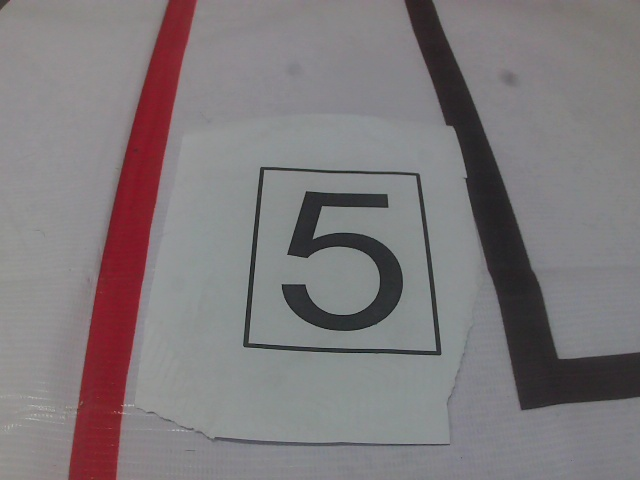
#> input picture raspberrypi_dev/img_detect/Test/captured_image_dir/img_0.jpg, 640 x 480 px, given in place of the camera
$ python cam_detect.py
#> lines starting #> are read from the running program, lines starting #| are printed output that depends on the picture; after the words box and inside, x2 and y2 are one past the last pixel; in counts of white or black regions, pixels touching at a corner belong together
import cv2
import numpy as np
import time


# 初始化视频捕获对象
cap = cv2.VideoCapture(0)

while True:
    # 逐帧读取视频
    start_time = time.time()
    ret, frame = cap.read()
#> frame is the input picture: shape (480, 640, 3); mean B, G, R 123.3, 121.1, 127
    if not ret:
        break

    # 转换为灰度图像
    gray = cv2.cvtColor(frame, cv2.COLOR_BGR2GRAY)
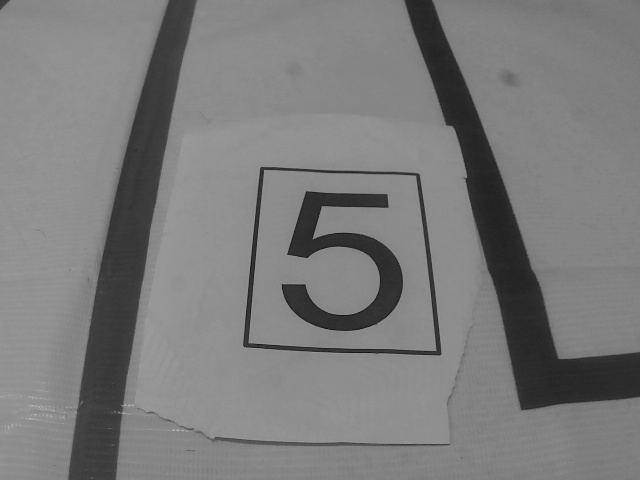
#> gray: shape (480, 640); min 17, max 185, mean 123.1
    # 应用高斯模糊
    blurred = cv2.GaussianBlur(gray, (5, 5), 0)
    # Canny 边缘检测
    edged = cv2.Canny(blurred, 30, 150)
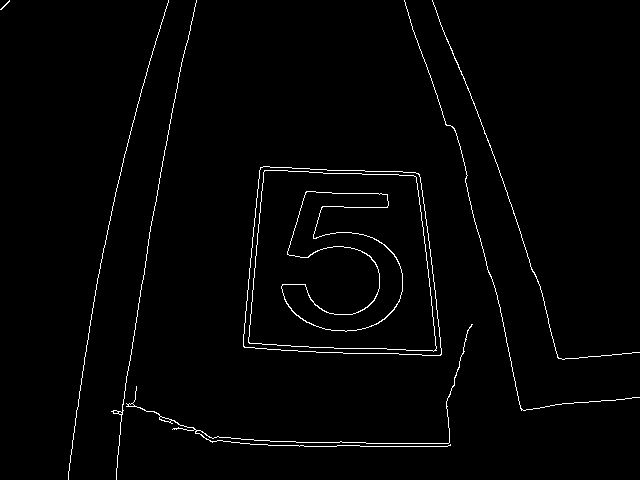
#> edged: shape (480, 640); 1.7% white in thin lines or dots

    # 轮廓检测
    contours, _ = cv2.findContours(edged, cv2.RETR_EXTERNAL, cv2.CHAIN_APPROX_SIMPLE)
#> contours = 7 contours, 3 with area under 20; largest, box (x1, y1, x2, y2) and area: (243, 166, 442, 356) 32849, (126, 324, 473, 447) 96, (111, 0, 197, 480) 28, (432, 0, 640, 360) 26
    sorted_contours = sorted(contours, key=cv2.contourArea, reverse=True)[:5]
#> sorted_contours = 5 contours, 1 with area under 20; largest, box (x1, y1, x2, y2) and area: (243, 166, 442, 356) 32849, (126, 324, 473, 447) 96, (111, 0, 197, 480) 28, (432, 0, 640, 360) 26

    i = 0
    screenCnt = []  # 在循环开始前初始化screenCnt
    for c in sorted_contours:
        # 计算轮廓周长
        peri = cv2.arcLength(c, True)
        # 近似轮廓  0.02*peri为近似精度
        approx = cv2.approxPolyDP(c, 0.02*peri, True)

        # 如果近似轮廓有四个顶点，则认为找到了数字边缘
        if len(approx) == 4:
            screenCnt.append(approx)
            i += 1
            if i == 2:
                break
#> this loop made 4 passes
#> (peri, approx, i) on passes 1, 4: (740, [[260, 167], [243, 346], [440, 355], [419, 174]], 1), (988.4, [[432, 0], [557, 357], [639, 352], [557, 356]], 2)
#> peri on pass 2: 1586.1
#> after the loop, i = 2; screenCnt = 2 contours; box (x1, y1, x2, y2) and area: (243, 167, 441, 356) 32024, (432, 0, 640, 358) 104

    # 在尝试展示轮廓之前检查screenCnt是否已定义
    if screenCnt != []:
        cv2.drawContours(frame, screenCnt, -1, (255, 255, 0), 2)
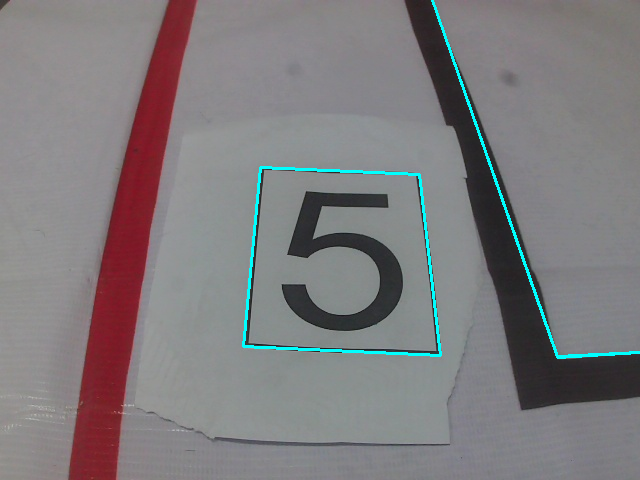
#> frame: shape (480, 640, 3); 1.16% of pixels changed, all inside (x1, y1, x2, y2) = (242, 0, 640, 359)
        if len(screenCnt) == 2:
            print(f"坐标位置1:{screenCnt[0]}")
#| 坐标位置1:[[[260 167]]
#|  [[243 346]]
#|  [[440 355]]
#|  [[419 174]]]
            print(f"坐标位置2:{screenCnt[1]}")
#| 坐标位置2:[[[432   0]]
#|  [[557 357]]
#|  [[639 352]]
#|  [[557 356]]]
    else:
        print("没有找到满足条件的轮廓")

    # 展示轮廓检测结果
    cv2.imshow("Contours", frame)
    end_time = time.time()
    print(f"Time: {1000*(end_time - start_time)} ms")
    # 按 'q' 键退出循环
    if cv2.waitKey(1) & 0xFF == ord('q'):
#> (key q is pressed here)
        break

$ run again, on raspberrypi_dev/img_detect/Test/captured_image_dir/img_10.jpg
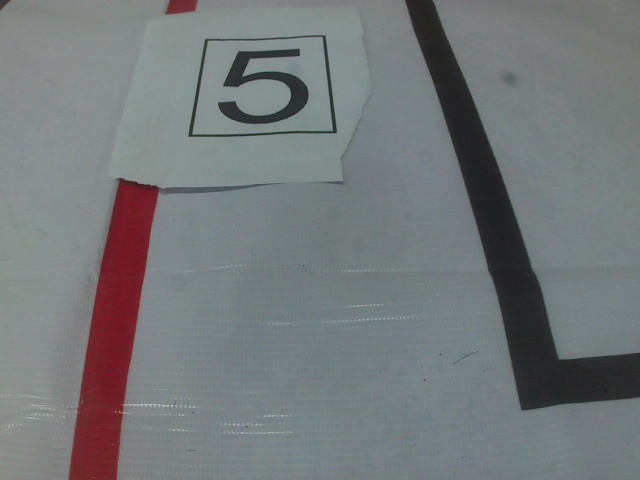
#> input picture raspberrypi_dev/img_detect/Test/captured_image_dir/img_10.jpg, 640 x 480 px, given in place of the camera
#> frame is the input picture: shape (480, 640, 3); mean B, G, R 121.4, 120.1, 115.9
#> `edged = cv2.Canny(blurred, 30, 150)`:
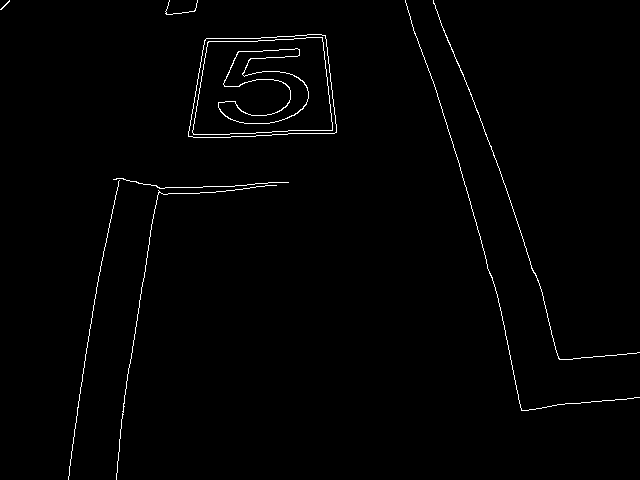
#> edged: shape (480, 640); 1.1% white in thin lines or dots
#> contours = 8 contours, 6 with area under 20; largest, box (x1, y1, x2, y2) and area: (188, 34, 337, 138) 13238, (433, 0, 640, 360) 30
#> sorted_contours = 5 contours, 3 with area under 20; largest, box (x1, y1, x2, y2) and area: (188, 34, 337, 138) 13238, (433, 0, 640, 360) 30
#> the loop `for c in sorted_contours:` made 2 passes
#> (peri, approx, i) on passes 1 to 2: (478.6, [[325, 35], [206, 38], [188, 136], [336, 132]], 1), (987.6, [[433, 0], [558, 358], [639, 352], [558, 357]], 2)
#> after the loop `for c in sorted_contours:`: i = 2; screenCnt = 2 contours; box (x1, y1, x2, y2) and area: (188, 35, 337, 137) 13004, (433, 0, 640, 359) 103
#> `cv2.drawContours(frame, screenCnt, -1, (255, 255, 0), 2)`:
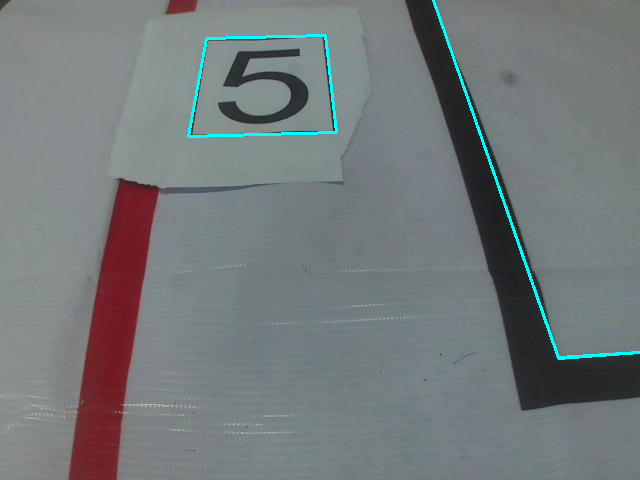
#> frame: shape (480, 640, 3); 0.91% of pixels changed, all inside (x1, y1, x2, y2) = (187, 0, 640, 360)
#| 坐标位置1:[[[325  35]]
#|  [[206  38]]
#|  [[188 136]]
#|  [[336 132]]]
#| 坐标位置2:[[[433   0]]
#|  [[558 358]]
#|  [[639 352]]
#|  [[558 357]]]

$ run again, on raspberrypi_dev/img_detect/Test/captured_image_dir/img_108.jpg
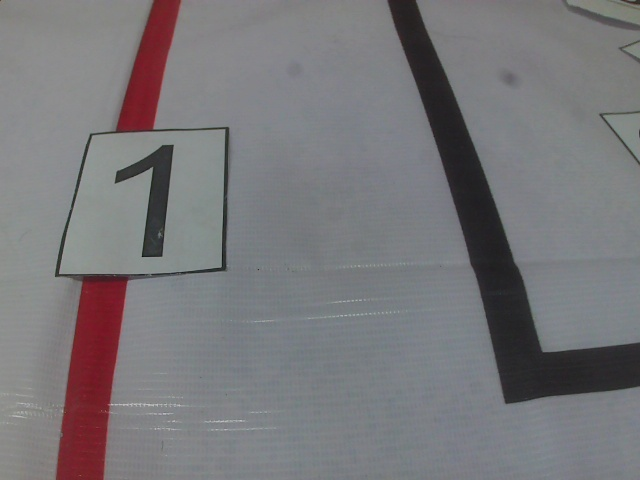
#> input picture raspberrypi_dev/img_detect/Test/captured_image_dir/img_108.jpg, 640 x 480 px, given in place of the camera
#> frame is the input picture: shape (480, 640, 3); mean B, G, R 121.6, 118.8, 120.2
#> `edged = cv2.Canny(blurred, 30, 150)`:
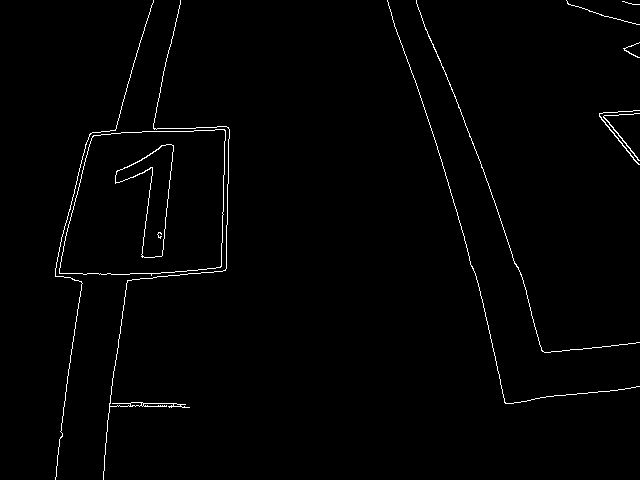
#> edged: shape (480, 640); 1.2% white in thin lines or dots
#> contours = 10 contours, 5 with area under 20; largest, box (x1, y1, x2, y2) and area: (59, 129, 226, 276) 20818, (103, 0, 230, 480) 80, (599, 110, 640, 165) 40, (603, 113, 640, 161) 36, (416, 0, 640, 353) 26
#> sorted_contours = 5 contours; box (x1, y1, x2, y2) and area: (59, 129, 226, 276) 20818, (103, 0, 230, 480) 80, (599, 110, 640, 165) 40, (603, 113, 640, 161) 36, (416, 0, 640, 353) 26
#> the loop `for c in sorted_contours:` made 3 passes
#> (peri, approx, i) on passes 1, 3: (596.5, [[225, 130], [93, 135], [59, 273], [220, 267]], 1), (217.6, [[599, 113], [639, 164], [599, 115], [639, 110]], 2)
#> after the loop `for c in sorted_contours:`: i = 2; screenCnt = 2 contours, 1 with area under 20; largest, box (x1, y1, x2, y2) and area: (59, 130, 226, 274) 20036
#> `cv2.drawContours(frame, screenCnt, -1, (255, 255, 0), 2)`:
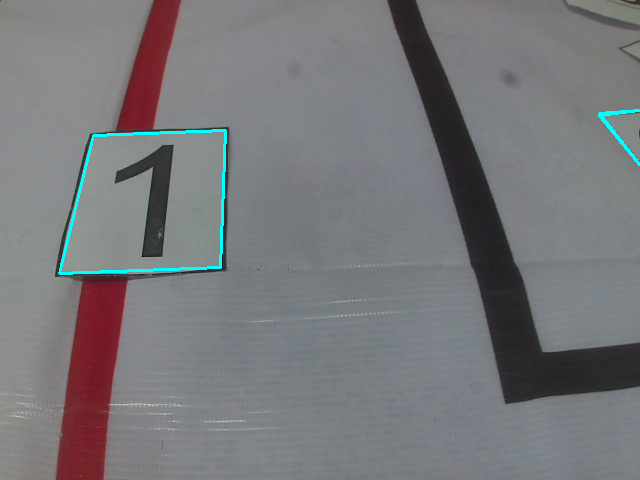
#> frame: shape (480, 640, 3); 0.68% of pixels changed, all inside (x1, y1, x2, y2) = (58, 109, 640, 275)
#| 坐标位置1:[[[225 130]]
#|  [[ 93 135]]
#|  [[ 59 273]]
#|  [[220 267]]]
#| 坐标位置2:[[[599 113]]
#|  [[639 164]]
#|  [[599 115]]
#|  [[639 110]]]

$ run again, on raspberrypi_dev/img_detect/Test/captured_image_dir/img_112.jpg
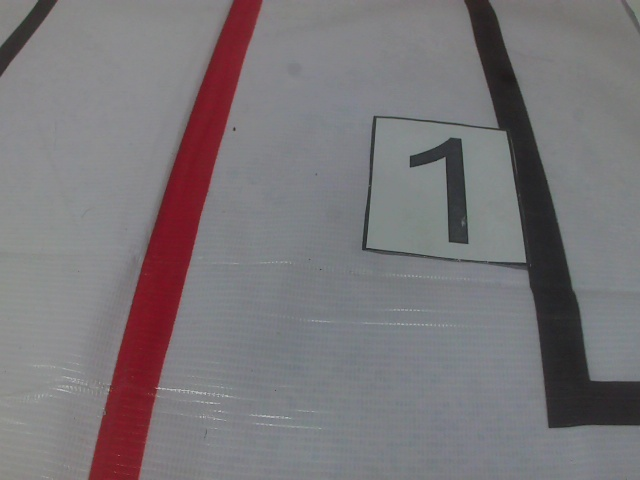
#> input picture raspberrypi_dev/img_detect/Test/captured_image_dir/img_112.jpg, 640 x 480 px, given in place of the camera
#> frame is the input picture: shape (480, 640, 3); mean B, G, R 120.5, 117.5, 121.9
#> `edged = cv2.Canny(blurred, 30, 150)`:
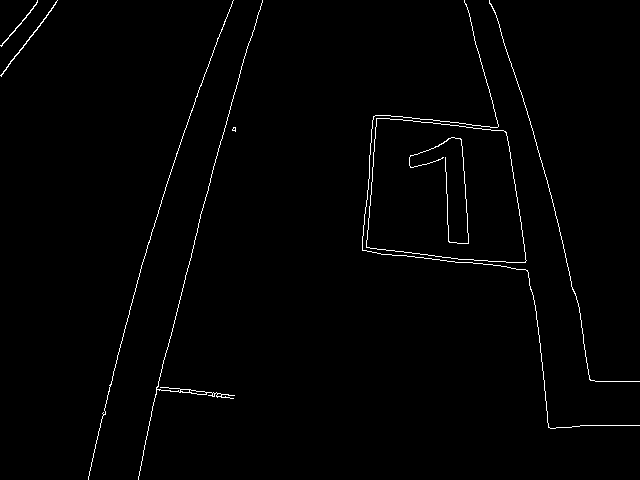
#> edged: shape (480, 640); 1.1% white in thin lines or dots
#> contours = 8 contours, 4 with area under 20; largest, box (x1, y1, x2, y2) and area: (366, 118, 527, 263) 19134, (138, 0, 263, 480) 108, (0, 0, 58, 77) 56, (0, 0, 38, 47) 34
#> sorted_contours = 5 contours, 1 with area under 20; largest, box (x1, y1, x2, y2) and area: (366, 118, 527, 263) 19134, (138, 0, 263, 480) 108, (0, 0, 58, 77) 56, (0, 0, 38, 47) 34
#> the loop `for c in sorted_contours:` made 5 passes
#> (peri, approx, i) on pass 1: (572.9, [[376, 118], [366, 247], [525, 262], [505, 131]], 1)
#> after the loop `for c in sorted_contours:`: i = 1; screenCnt = [[[376, 118], [366, 247], [525, 262], [505, 131]]]
#> `cv2.drawContours(frame, screenCnt, -1, (255, 255, 0), 2)`:
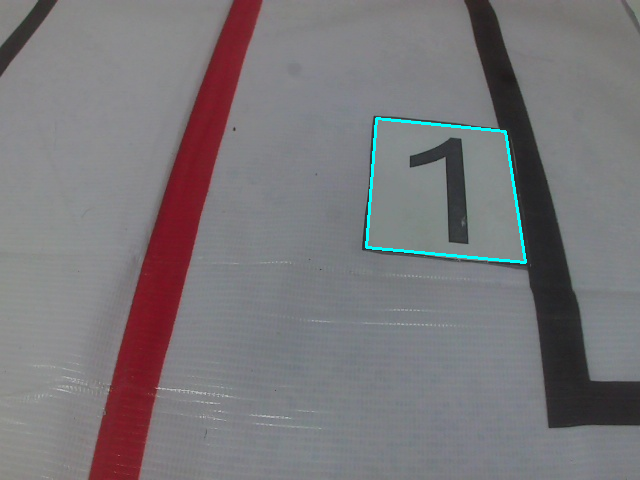
#> frame: shape (480, 640, 3); 0.53% of pixels changed, all inside (x1, y1, x2, y2) = (365, 117, 527, 264)
